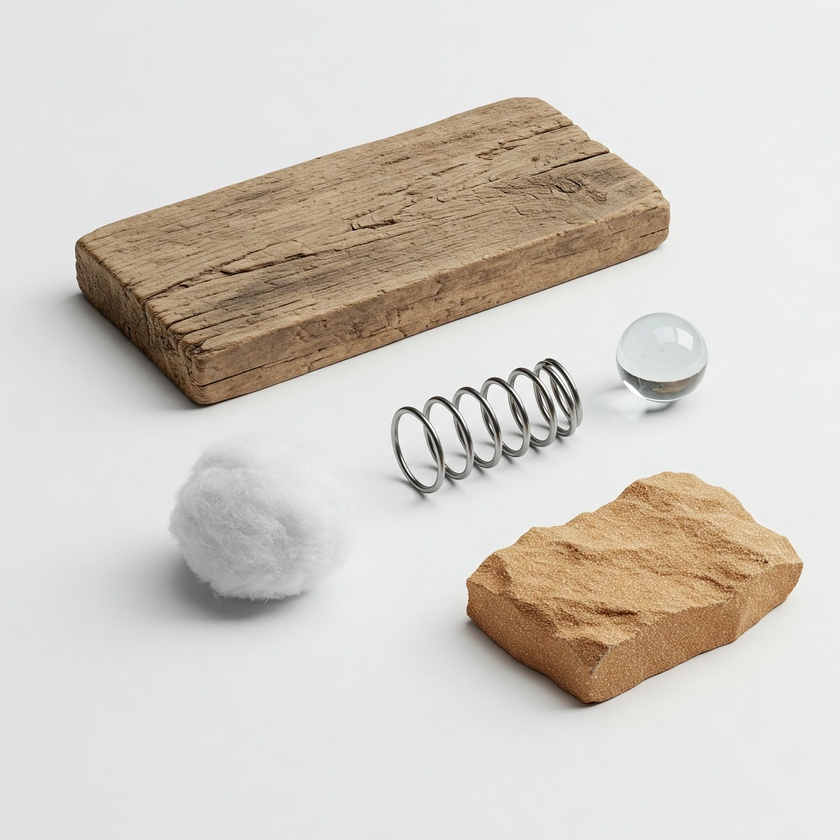
#> input picture week2_histograms_and_color_spaces/sample_images/foto1.jpeg, 840 x 840 px, shrunk from 2048 x 2048 before the run
$ python histogram_equalization.py
#> lines starting #> are read from the running program, lines starting #| are printed output that depends on the picture
import cv2 # OpenCV for image loading and histogram equalization
import numpy as np
import matplotlib.pyplot as plt

# Path to your image file.
IMAGE_PATH = "sample_images/foto1.jpeg"

try:
    # Load the image in grayscale using OpenCV
    # The '0' flag ensures it's loaded as grayscale.
    gray_image = cv2.imread(IMAGE_PATH, 0)
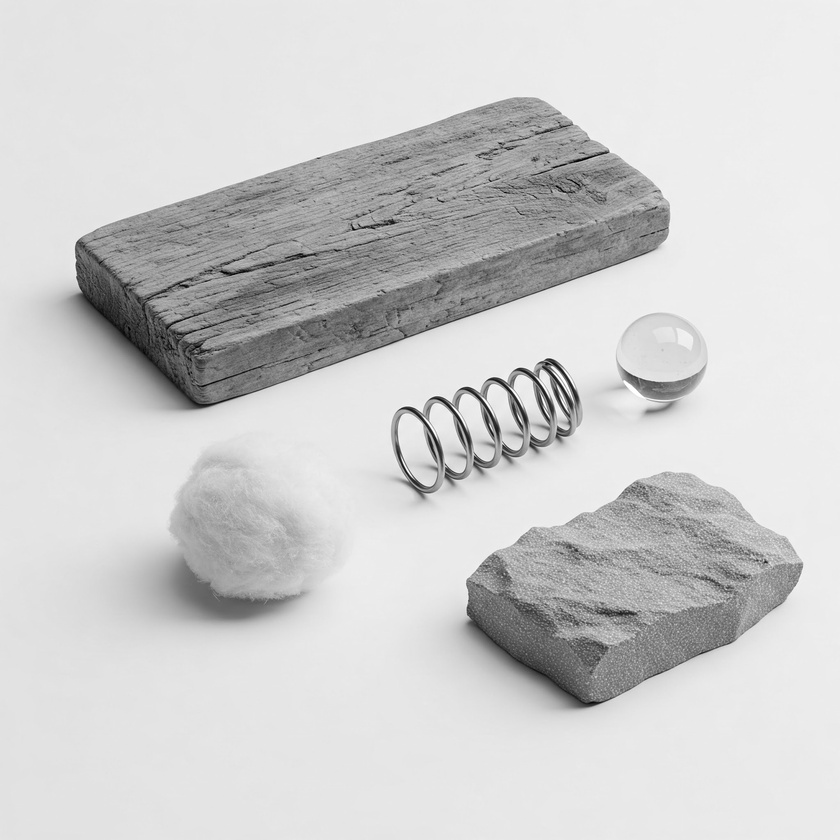
#> gray_image: shape (840, 840); min 0, max 255, mean 206

    if gray_image is None:
        raise FileNotFoundError(f"Image not found or could not be opened: {IMAGE_PATH}")

    # --- Apply Histogram Equalization ---
    # cv2.equalizeHist() applies histogram equalization on the grayscale image.
    equalized_image = cv2.equalizeHist(gray_image)
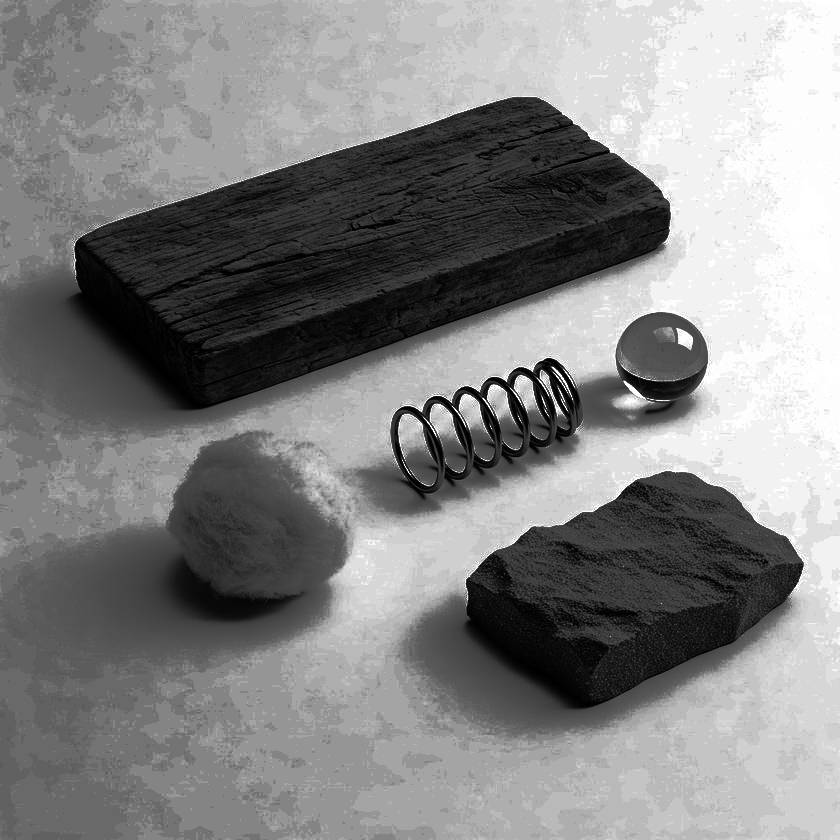
#> equalized_image: shape (840, 840); min 0, max 255, mean 131.7

    # --- Calculate Histograms for both images ---
    # Calculate histogram for the original grayscale image
    original_hist = cv2.calcHist([gray_image], [0], None, [256], [0, 256])
#> original_hist = 256 values, max 50626 at index 237, min 4 at index 3, mean 2756.2
    # Calculate histogram for the equalized grayscale image
    equalized_hist = cv2.calcHist([equalized_image], [0], None, [256], [0, 256])
#> equalized_hist = 256 values, max 50626 at index 242, min 0 at index 83, mean 2756.2

    # --- Display results using Matplotlib in a 2x2 grid ---
    plt.figure(figsize=(12, 10)) # Create a figure window

    # 1. Original Image
    plt.subplot(2, 2, 1) # (rows, columns, plot_number)
    plt.imshow(gray_image, cmap='gray')
    plt.title('Original Grayscale Image')
    plt.axis('off')

    # 2. Original Histogram
    plt.subplot(2, 2, 2)
    plt.plot(original_hist, color='black')
    plt.title('Original Histogram')
    plt.xlabel('Pixel Intensity')
    plt.ylabel('Number of Pixels')
    plt.xlim([0, 256])
    plt.grid(True, linestyle='--', alpha=0.7)

    # 3. Equalized Image
    plt.subplot(2, 2, 3)
    plt.imshow(equalized_image, cmap='gray')
    plt.title('Equalized Image')
    plt.axis('off')

    # 4. Equalized Histogram
    plt.subplot(2, 2, 4)
    plt.plot(equalized_hist, color='blue')
    plt.title('Equalized Histogram')
    plt.xlabel('Pixel Intensity')
    plt.ylabel('Number of Pixels')
    plt.xlim([0, 256])
    plt.grid(True, linestyle='--', alpha=0.7)

    plt.tight_layout() # Adjust layout to prevent overlapping titles/labels
    plt.show() # Display the figure with all subplots
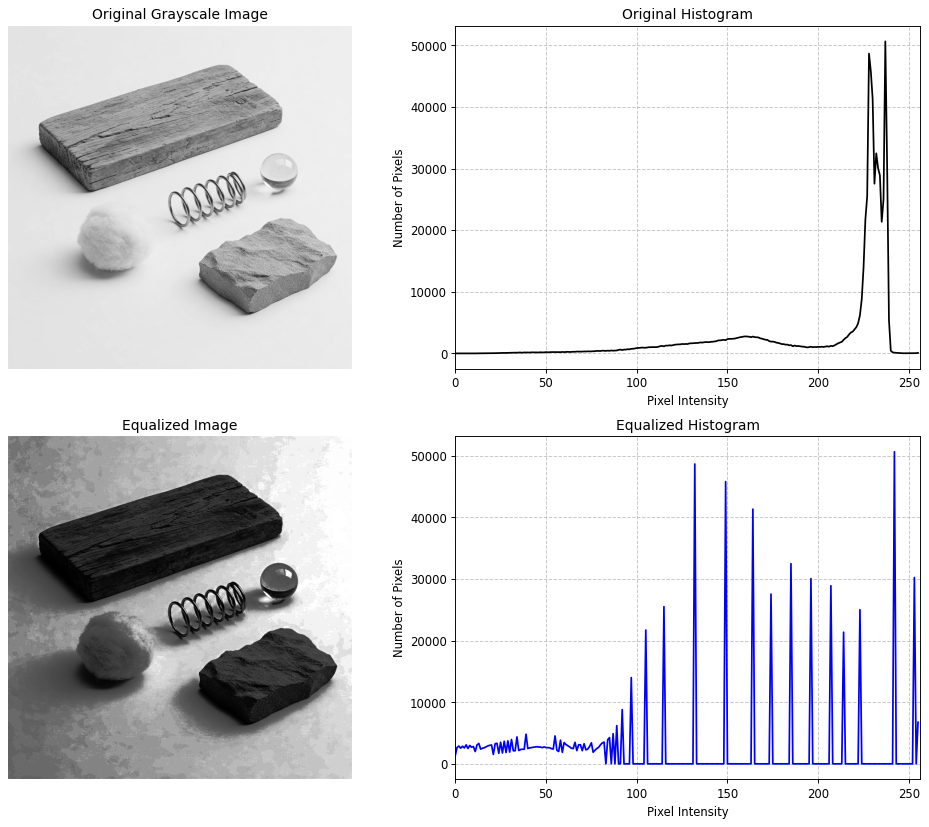
#> figure drawn by matplotlib, 4 panels; panel 2: curve peaks at x = 237, y = 50626; panel 4: curve peaks at x = 242, y = 50626

except FileNotFoundError as fnf_error:
    print(fnf_error)
except Exception as e:
    import traceback
    print(f"An unexpected error occurred: {e}")
    traceback.print_exc()

$ run again, with week2_histograms_and_color_spaces/sample_images/foto2.jpeg copied over week2_histograms_and_color_spaces/sample_images/foto1.jpeg
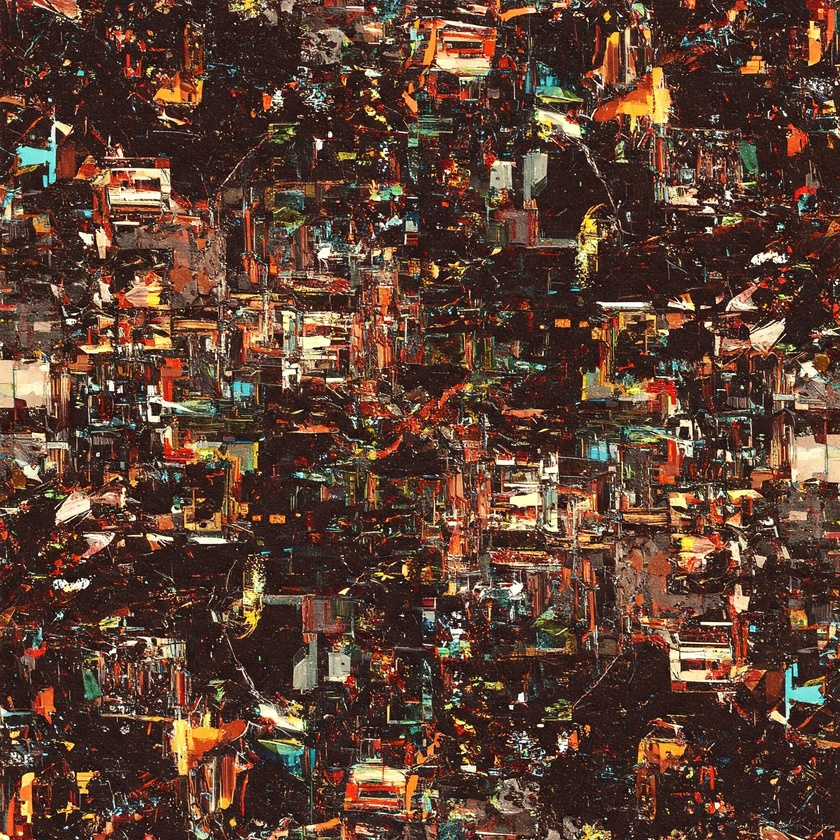
#> input picture week2_histograms_and_color_spaces/sample_images/foto2.jpeg, 840 x 840 px, shrunk from 2048 x 2048 before the run
#> `equalized_image = cv2.equalizeHist(gray_image)`:
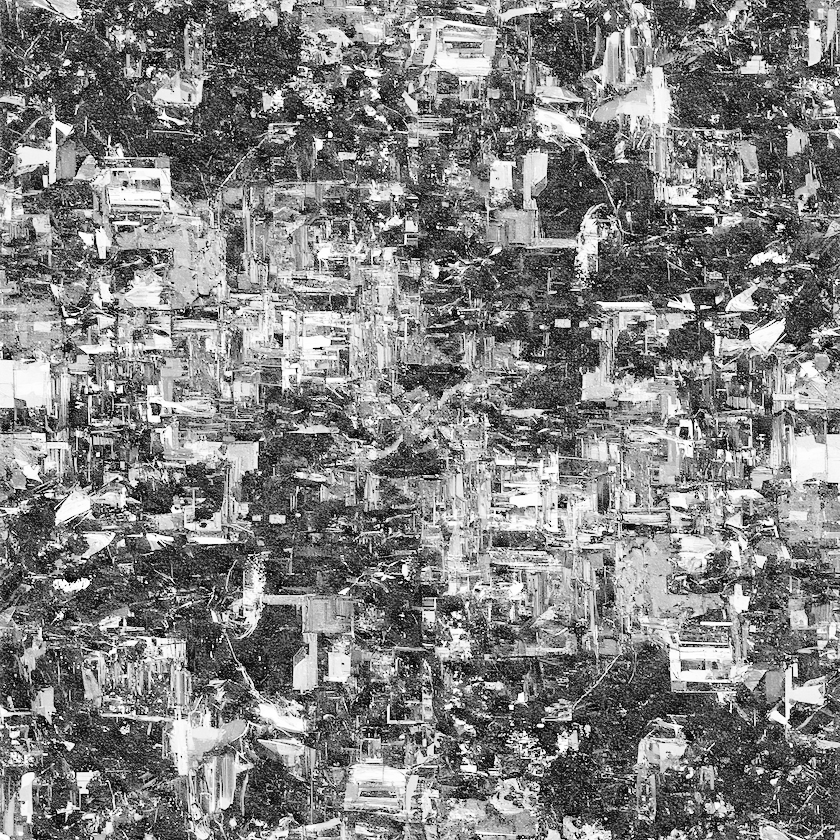
#> equalized_image: shape (840, 840); min 0, max 255, mean 129.1
#> original_hist = 256 values, max 21064 at index 32, min 7 at index 0, mean 2756.2
#> equalized_hist = 256 values, max 21064 at index 58, min 0 at index 6, mean 2756.2
#> `plt.show()`:
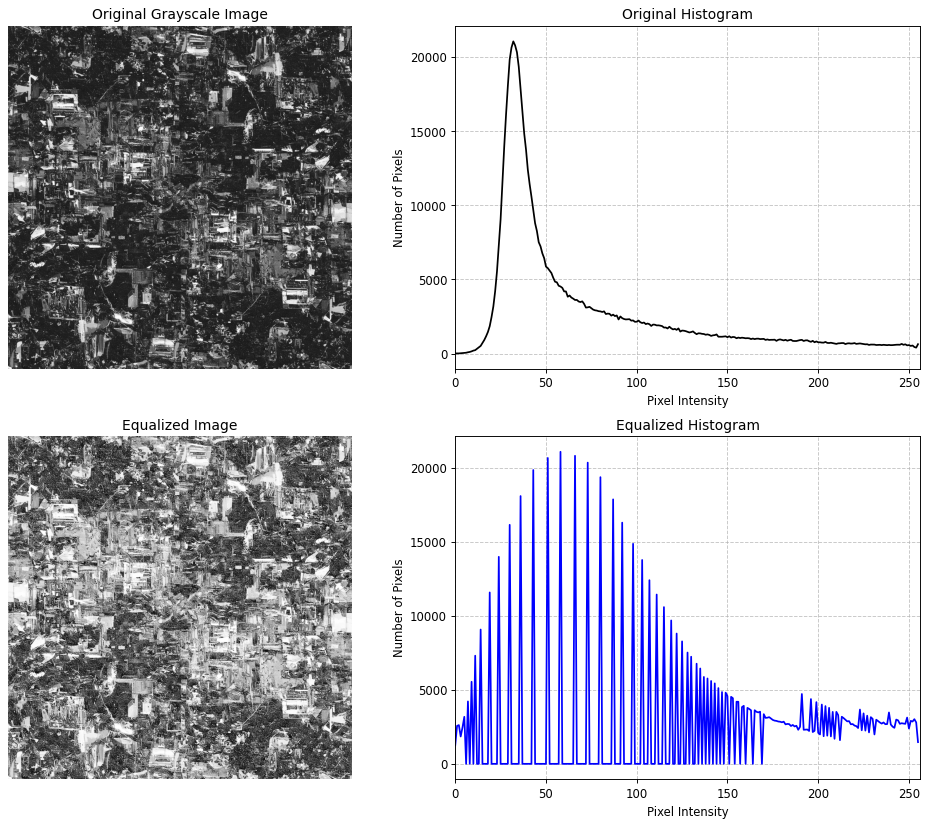
#> figure drawn by matplotlib, 4 panels; panel 2: curve peaks at x = 32, y = 21064; panel 4: curve peaks at x = 58, y = 21064
